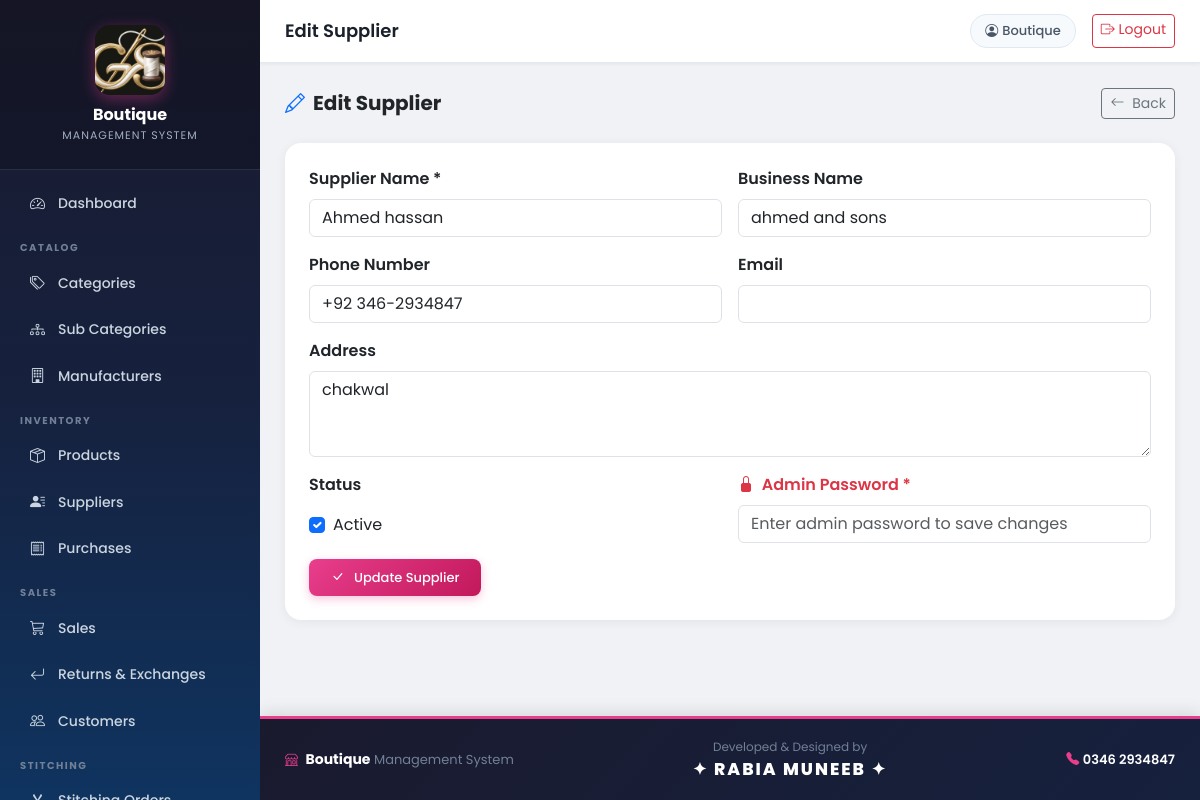
Screenshot of /suppliers/edit/4/ (signed in) with the database file from the repository.
### suppliers/models.py (models this page shows, shortened)
class Supplier(models.Model):
    name = models.CharField(max_length=200)
    business_name = models.CharField(max_length=200, blank=True, null=True)
    phone = models.CharField(max_length=20, blank=True, null=True)
    email = models.EmailField(blank=True, null=True)
    address = models.TextField(blank=True, null=True)
    is_active = models.BooleanField(default=True)
    created_at = models.DateTimeField(auto_now_add=True)

### suppliers/views.py (the view, shortened to what this page needs)
# urls.py: path('suppliers/edit/<int:pk>/', views.supplier_edit, name='supplier_edit'),
@login_required
def supplier_edit(request, pk):
    supplier = get_object_or_404(Supplier, pk=pk)
    return render(request, 'suppliers/supplier_edit.html', {'supplier': supplier})

### templates/suppliers/supplier_edit.html (shortened to what this page needs)
{% extends 'base.html' %}
{% block page_title %}Edit Supplier{% endblock %}
{% block content %}
<div class="d-flex justify-content-between align-items-center mb-4">
    <h5 class="fw-bold mb-0"><i class="bi bi-pencil me-2 text-primary"></i>Edit Supplier</h5>
    <a href="{% url 'supplier_list' %}" class="btn btn-sm btn-outline-secondary">
        <i class="bi bi-arrow-left me-1"></i> Back
    </a>
</div>
<div class="content-card">
    <div class="card-body p-4">
        <form method="post">
            <div class="row g-3">
                <div class="col-md-6">
                    <label class="form-label fw-semibold">Supplier Name *</label>
                    <input type="text" name="name" class="form-control" value="{{ supplier.name }}" required>
                </div>
                <div class="col-md-6">
                    <label class="form-label fw-semibold">Business Name</label>
                    <input type="text" name="business_name" class="form-control" value="{{ supplier.business_name|default:'' }}">
                </div>
                <div class="col-md-6">
                    <label class="form-label fw-semibold">Phone Number</label>
                    <input type="text" name="phone" class="form-control" value="{{ supplier.phone|default:'' }}">
                </div>
                <div class="col-md-6">
                    <label class="form-label fw-semibold">Email</label>
                    <input type="email" name="email" class="form-control" value="{{ supplier.email|default:'' }}">
                </div>
                <div class="col-12">
                    <label class="form-label fw-semibold">Address</label>
                    <textarea name="address" class="form-control" rows="3">{{ supplier.address|default:'' }}</textarea>
                </div>
                <div class="col-md-6">
                    <label class="form-label fw-semibold">Status</label>
                    <div class="form-check mt-2">
                        <input type="checkbox" name="is_active" class="form-check-input" id="is_active"
                            {% if supplier.is_active %}checked{% endif %}>
                        <label class="form-check-label" for="is_active">Active</label>
                    </div>
                </div>
                <div class="col-md-6">
                    <label class="form-label fw-semibold text-danger">
                        <i class="bi bi-lock-fill me-1"></i> Admin Password *
                    </label>
                    <input type="password" name="edit_password" class="form-control"
                           placeholder="Enter admin password to save changes" required>
                </div>
                <div class="col-12">
                    <button type="submit" class="btn-primary-custom btn">
                        <i class="bi bi-check-lg me-1"></i> Update Supplier
                    </button>
                </div>
            </div>
        </form>
    </div>
</div>
{% endblock %}

### templates/base.html (shortened to what this page needs)
{% load static %}
<!DOCTYPE html>
<html lang="en">
<head>
    <link href="https://cdn.jsdelivr.net/npm/bootstrap@5.3.0/dist/css/bootstrap.min.css" rel="stylesheet">
    <link href="https://cdn.jsdelivr.net/npm/bootstrap-icons@1.10.5/font/bootstrap-icons.css" rel="stylesheet">
</head>
<body>
<nav id="sidebar">
    <div class="sidebar-header">
        <img src="{% static 'images/logo.jpeg' %}" alt="Boutique Logo"
             style="width:70px; height:70px; border-radius:15px; object-fit:cover; margin: 0 auto 10px; display:block; box-shadow: 0 4px 15px rgba(232,62,140,0.4);">
        <h4>Boutique</h4>
        <p>Management System</p>
    </div>
    <div class="sidebar-nav">
        <ul class="components">
            <li><a href="{% url 'dashboard' %}" class="{% if request.resolver_match.url_name == 'dashboard' %}active{% endif %}"><i class="bi bi-speedometer2"></i> Dashboard</a></li>
            <div class="sidebar-label">Catalog</div>
            <li><a href="{% url 'category_list' %}" class="{% if request.resolver_match.url_name == 'category_list' %}active{% endif %}"><i class="bi bi-tags"></i> Categories</a></li>
            <li><a href="{% url 'subcategory_list' %}" class="{% if request.resolver_match.url_name == 'subcategory_list' %}active{% endif %}"><i class="bi bi-diagram-3"></i> Sub Categories</a></li>
            <li><a href="{% url 'manufacturer_list' %}" class="{% if request.resolver_match.url_name == 'manufacturer_list' %}active{% endif %}"><i class="bi bi-building"></i> Manufacturers</a></li>
            <div class="sidebar-label">Inventory</div>
            <li><a href="{% url 'product_list' %}" class="{% if request.resolver_match.url_name == 'product_list' %}active{% endif %}"><i class="bi bi-box-seam"></i> Products</a></li>
            <li><a href="{% url 'supplier_list' %}" class="{% if request.resolver_match.url_name == 'supplier_list' %}active{% endif %}"><i class="bi bi-person-lines-fill"></i> Suppliers</a></li>
            <li><a href="{% url 'purchase_list' %}" class="{% if request.resolver_match.url_name == 'purchase_list' %}active{% endif %}"><i class="bi bi-receipt"></i> Purchases</a></li>
            <div class="sidebar-label">Sales</div>
            <li><a href="{% url 'sale_list' %}" class="{% if request.resolver_match.url_name == 'sale_list' %}active{% endif %}"><i class="bi bi-cart3"></i> Sales</a></li>
            <li><a href="{% url 'sale_return_list' %}" class="{% if request.resolver_match.url_name == 'sale_return_list' %}active{% endif %}"><i class="bi bi-arrow-return-left"></i> Returns & Exchanges</a></li>
            <li><a href="{% url 'customer_list' %}" class="{% if request.resolver_match.url_name == 'customer_list' %}active{% endif %}"><i class="bi bi-people"></i> Customers</a></li>
            <div class="sidebar-label">Stitching</div>
            <li><a href="{% url 'stitching_list' %}" class="{% if request.resolver_match.url_name == 'stitching_list' %}active{% endif %}"><i class="bi bi-scissors"></i> Stitching Orders</a></li>
        </ul>
    </div>
</nav>
<div id="content">
    <div class="top-navbar">
        <div class="d-flex align-items-center">
            <h5 class="page-heading">{% block page_title %}Dashboard{% endblock %}</h5>
        </div>
        <div class="d-flex align-items: center gap-3">
            <div class="user-badge"><i class="bi bi-person-circle me-1"></i>{{ request.user.username }}</div>
            <a href="{% url 'logout' %}" class="btn btn-sm btn-outline-danger"><i class="bi bi-box-arrow-right"></i> Logout</a>
        </div>
    </div>
    <div class="page-content">
        {% block content %}{% endblock %}
    </div>
    <footer class="main-footer">
        <div class="d-flex justify-content-between align-items-center flex-wrap gap-2">
            <div>
                <i class="bi bi-shop me-1" style="color:#e83e8c;"></i>
                <strong style="color:#fff; font-size:14px;">Boutique</strong>
                <span style="color:#718096; font-size:13px;"> Management System</span>
            </div>
            <div style="text-align:center;">
                <span style="color:#718096; font-size:12px;">Developed & Designed by</span><br>
                <span class="dev-name">✦ Rabia Muneeb ✦</span>
            </div>
            <div style="text-align:right;">
                <i class="bi bi-telephone-fill" style="color:#e83e8c;"></i>
                <span style="color:#fff; font-size:13px; font-weight:600;"> 0346 2934847</span>
            </div>
        </div>
    </footer>
</div>
</body>
</html>

### templates/base.html (style rules this page uses)
* { font-family: "Poppins", sans-serif; }
body { background-color: #f0f2f5; margin: 0; padding: 0; }
#sidebar { width: 260px; height: 100vh; background: linear-gradient(180deg, #1a1a2e 0%, #16213e 50%, #0f3460 100%); position: fixed; top: 0; left: 0; z-index: 100; display: flex; flex-direction: column; overflow: hidden; }
#sidebar .sidebar-header { padding: 25px 20px; background: rgba(0,0,0,0.2); text-align: center; flex-shrink: 0; border-bottom: 1px solid rgba(255,255,255,0.1); }
#sidebar .sidebar-header h4 { color: #fff; margin: 0; font-size: 16px; font-weight: 700; }
#sidebar .sidebar-header p { color: #a0aec0; margin: 3px 0 0 0; font-size: 11px; letter-spacing: 1px; text-transform: uppercase; }
#sidebar .sidebar-nav { flex: 1; overflow-y: auto; padding: 10px 0 20px; }
#sidebar ul.components { padding: 0; list-style: none; margin: 0; }
#sidebar ul li a { padding: 11px 20px; display: flex; align-items: center; color: #cbd5e0; text-decoration: none; font-size: 14px; font-weight: 500; transition: all 0.2s; margin: 2px 10px; border-radius: 8px; }
#sidebar ul li a i { margin-right: 10px; width: 18px; font-size: 15px; }
.sidebar-label { padding: 12px 20px 4px; font-size: 10px; color: #718096; text-transform: uppercase; letter-spacing: 1.5px; font-weight: 700; }
#content { margin-left: 260px; min-height: 100vh; display: flex; flex-direction: column; }
.top-navbar { background: #fff; border-bottom: 1px solid #e2e8f0; padding: 14px 25px; box-shadow: 0 1px 4px rgba(0,0,0,0.06); display: flex; align-items: center; justify-content: space-between; flex-shrink: 0; position: sticky; top: 0; z-index: 99; }
.top-navbar .page-heading { font-size: 18px; font-weight: 600; color: #1a202c; margin: 0; }
.user-badge { background: #f7fafc; border: 1px solid #e2e8f0; border-radius: 25px; padding: 6px 14px; font-size: 13px; color: #4a5568; font-weight: 500; }
.page-content { padding: 25px; flex: 1; }
.content-card { background: #fff; border: none; border-radius: 16px; box-shadow: 0 2px 12px rgba(0,0,0,0.06); overflow: hidden; height: 100%; }
.btn-primary-custom { background: linear-gradient(135deg, #e83e8c, #c2185b); border: none; color: white !important; padding: 9px 22px; border-radius: 8px; font-size: 13px; font-weight: 500; transition: all 0.2s; box-shadow: 0 3px 10px rgba(232,62,140,0.3); text-decoration: none; display: inline-flex; align-items: center; gap: 6px; }
.main-footer { background: linear-gradient(135deg, #1a1a2e, #16213e); border-top: 3px solid #e83e8c; padding: 18px 25px; font-size: 13px; color: #a0aec0; flex-shrink: 0; box-shadow: 0 -4px 15px rgba(0,0,0,0.1); }
.main-footer .dev-name { color: #ffffff; font-size: 17px; font-weight: 800; letter-spacing: 2px; text-transform: uppercase; }

### rows the page displays
Supplier: name "Ahmed hassan", business_name "ahmed and sons", phone "+92 346-2934847", address "chakwal", is_active "☑"

### other values shown
{{ request.user.username }} "Boutique"
